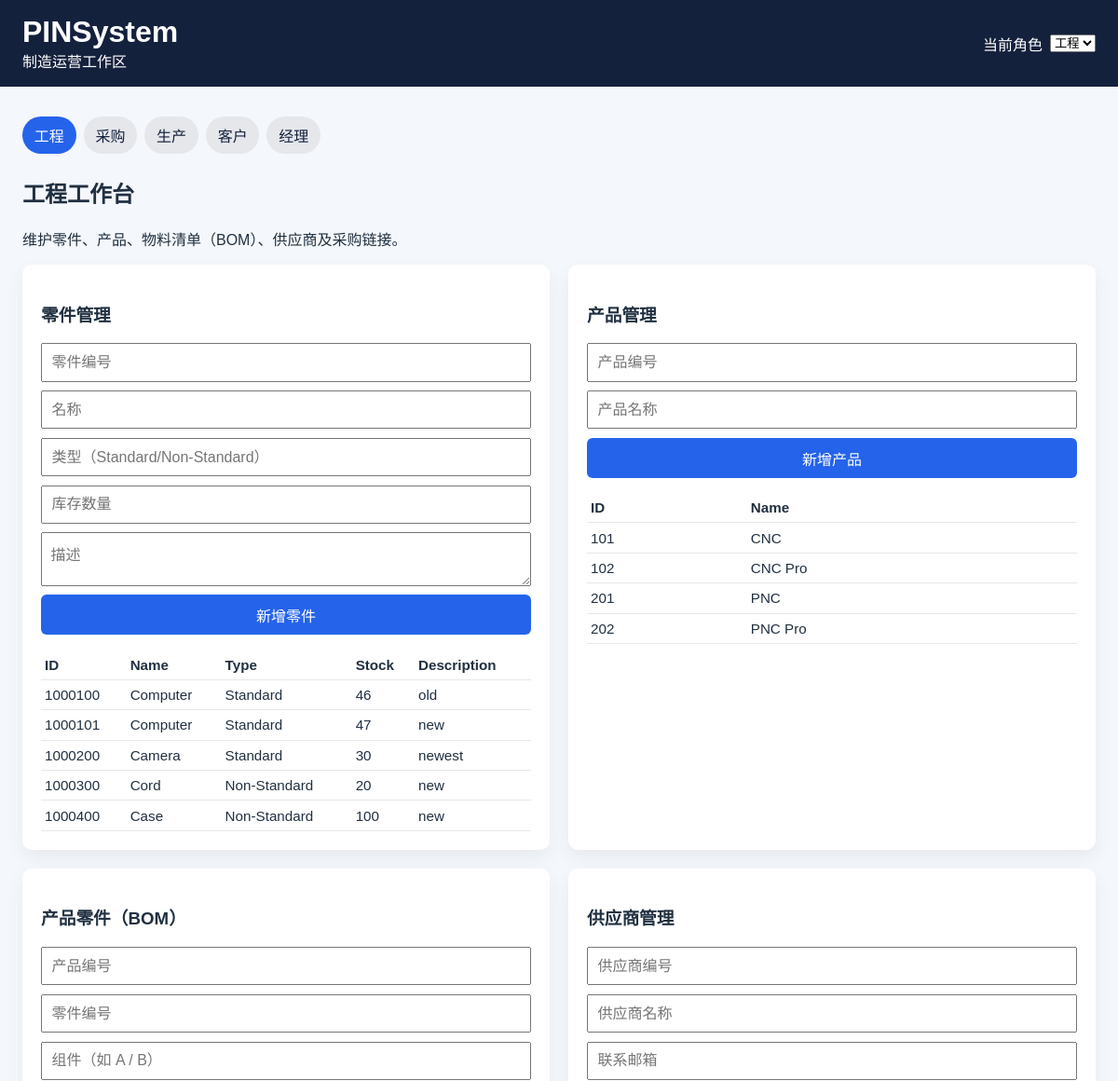
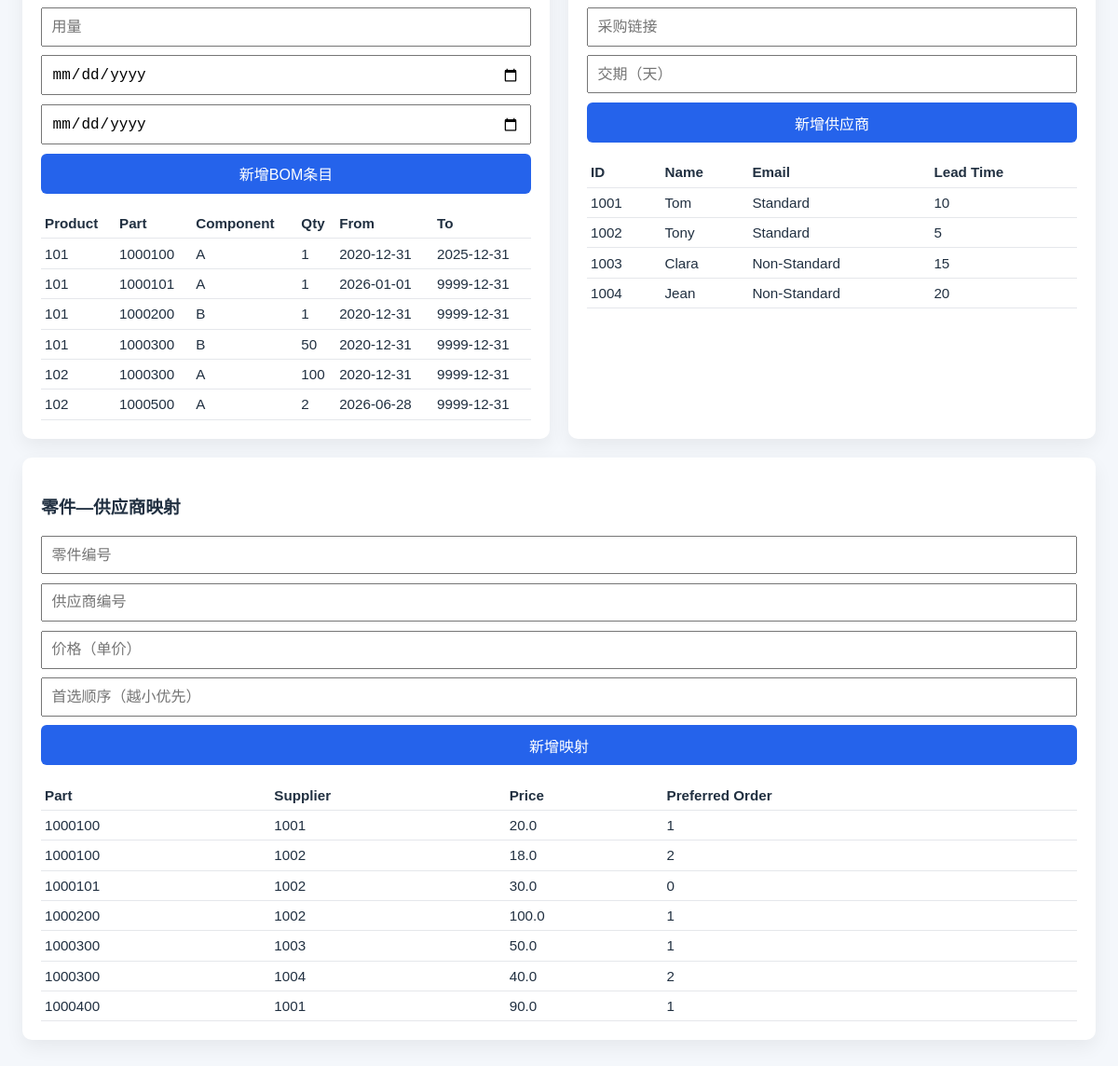
The page / on the database its author committed (2 pictures, top to bottom).
### tables this page shows
CREATE TABLE part (
            part_id INTEGER PRIMARY KEY,
            name TEXT NOT NULL,
            type TEXT NOT NULL,
            stock INTEGER NOT NULL DEFAULT 0 CHECK (stock >= 0),
            description TEXT
        );

CREATE TABLE product (
            product_id INTEGER PRIMARY KEY,
            name TEXT NOT NULL
        );

CREATE TABLE product_part (
            product_id INTEGER NOT NULL,
            part_id INTEGER NOT NULL,
            component TEXT NOT NULL,
            quantity INTEGER NOT NULL CHECK (quantity > 0),
            effective_from TEXT NOT NULL,
            effective_to TEXT NOT NULL,
            PRIMARY KEY (product_id, part_id, effective_from, effective_to),
            FOREIGN KEY (product_id) REFERENCES product(product_id),
            FOREIGN KEY (part_id) REFERENCES part(part_id)
        );

CREATE TABLE supplier (
            supplier_id INTEGER PRIMARY KEY,
            supplier_name TEXT NOT NULL,
            contact_email TEXT,
            link TEXT,
            lead_time INTEGER NOT NULL DEFAULT 0
        );

CREATE TABLE part_supplier (
            part_id INTEGER NOT NULL,
            supplier_id INTEGER NOT NULL,
            price REAL NOT NULL,
            preferred_order INTEGER NOT NULL DEFAULT 0,
            PRIMARY KEY (part_id, supplier_id),
            FOREIGN KEY (part_id) REFERENCES part(part_id),
            FOREIGN KEY (supplier_id) REFERENCES supplier(supplier_id)
        );

### app/main.py (the view)
@app.get("/")
def index(request: Request):
    role = get_role(request)
    connection = get_db()
    try:
        if role == "Engineer":
            context = build_engineer_context(connection)
            return templates.TemplateResponse(
                "engineer.html",
                {"request": request, "role": role, "roles": ROLES, **context},
            )
        if role == "Purchaser":
            selected_product_id = request.query_params.get("product_id")
            selected_product_id = int(selected_product_id) if selected_product_id else None
            context = build_purchaser_context(connection, selected_product_id=selected_product_id)
            return templates.TemplateResponse(
                "purchaser.html",
                {"request": request, "role": role, "roles": ROLES, **context},
            )
        if role == "Production":
            selected_product_id = request.query_params.get("product_id")
            selected_product_id = int(selected_product_id) if selected_product_id else None
            orders = connection.execute(
                "SELECT co.product_id, co.customer_id, co.order_date, p.name AS product_name FROM current_order co JOIN product p ON p.product_id = co.product_id ORDER BY co.order_date DESC"
            ).fetchall()
            selected_order = None
            component_groups = []
            if selected_product_id is not None:
                selected_order = connection.execute(
                    "SELECT co.product_id, p.name AS product_name, co.customer_id, co.order_date FROM current_order co JOIN product p ON p.product_id = co.product_id WHERE co.product_id = ?",
                    (selected_product_id,),
                ).fetchone()
                if selected_order is not None:
                    order_date = selected_order["order_date"]
                    grouped_rows = connection.execute(
                        "SELECT pp.component, pp.quantity, pp.part_id, p.name AS part_name, p.stock FROM product_part pp JOIN part p ON p.part_id = pp.part_id WHERE pp.product_id = ? AND ? BETWEEN pp.effective_from AND pp.effective_to ORDER BY pp.component, pp.part_id",
                        (selected_product_id, order_date),
                    ).fetchall()
                    grouped = {}
                    for row in grouped_rows:
                        grouped.setdefault(row["component"], []).append({
                            "part_id": row["part_id"],
                            "part_name": row["part_name"],
                            "quantity": row["quantity"],
                            "stock": row["stock"],
                        })
                    component_groups = [{"component": key, "items": value} for key, value in grouped.items()]
            return templates.TemplateResponse(
                "production.html",
                {
                    "request": request,
                    "role": role,
                    "roles": ROLES,
                    "orders": orders,
                    "selected_order": selected_order,
                    "component_groups": component_groups,
                },
            )
        if role == "Client":
            products = connection.execute("SELECT * FROM product ORDER BY product_id").fetchall()
            return templates.TemplateResponse(
                "client.html",
                {"request": request, "role": role, "roles": ROLES, "products": products},
            )
        if role == "Manager":
            progress_entries = connection.execute(
                "SELECT * FROM production_progress ORDER BY created_at DESC"
            ).fetchall()
            low_stock_parts = connection.execute(
                "SELECT * FROM part WHERE stock <= 10 ORDER BY stock ASC"
            ).fetchall()
            return templates.TemplateResponse(
                "manager.html",
                {
                    "request": request,
                    "role": role,
                    "roles": ROLES,
                    "progress_entries": progress_entries,
                    "low_stock_parts": low_stock_parts,
                },
            )
        counts = get_counts(connection)
        return templates.TemplateResponse(
            "index.html",
            {"request": request, "role": role, "roles": ROLES, "counts": counts},
        )
    finally:
        connection.close()

### app/templates/engineer.html
{% extends "base.html" %}
{% block content %}
<section class="hero">
  <h2>工程工作台</h2>
  <p>维护零件、产品、物料清单（BOM）、供应商及采购链接。</p>
</section>
<section class="grid two-col">
  <div class="panel">
    <h3>零件管理</h3>
    <form method="post" action="/engineer/part" class="stacked-form">
      <input type="text" name="part_id" placeholder="零件编号" required />
      <input type="text" name="name" placeholder="名称" required />
      <input type="text" name="type" placeholder="类型（Standard/Non-Standard）" required />
      <input type="number" name="stock" placeholder="库存数量" min="0" required />
      <textarea name="description" placeholder="描述"></textarea>
      <button type="submit">新增零件</button>
    </form>
    <table>
      <thead>
        <tr><th>ID</th><th>Name</th><th>Type</th><th>Stock</th><th>Description</th></tr>
      </thead>
      <tbody>
        {% for part in parts %}
        <tr>
          <td>{{ part.part_id }}</td>
          <td>{{ part.name }}</td>
          <td>{{ part.type }}</td>
          <td>{{ part.stock }}</td>
          <td>{{ part.description }}</td>
        </tr>
        {% endfor %}
      </tbody>
    </table>
  </div>
  <div class="panel">
    <h3>产品管理</h3>
    <form method="post" action="/engineer/product" class="stacked-form">
      <input type="text" name="product_id" placeholder="产品编号" required />
      <input type="text" name="name" placeholder="产品名称" required />
      <button type="submit">新增产品</button>
    </form>
    <table>
      <thead>
        <tr><th>ID</th><th>Name</th></tr>
      </thead>
      <tbody>
        {% for product in products %}
        <tr><td>{{ product.product_id }}</td><td>{{ product.name }}</td></tr>
        {% endfor %}
      </tbody>
    </table>
  </div>
</section>
<section class="grid two-col">
  <div class="panel">
    <h3>产品零件（BOM）</h3>
    <form method="post" action="/engineer/product-part" class="stacked-form">
      <input type="text" name="product_id" placeholder="产品编号" required />
      <input type="text" name="part_id" placeholder="零件编号" required />
      <input type="text" name="component" placeholder="组件（如 A / B）" required />
      <input type="number" name="quantity" placeholder="用量" min="1" required />
      <input type="date" name="effective_from" placeholder="生效日期（起）" required />
      <input type="date" name="effective_to" placeholder="生效日期（止）" required />
      <button type="submit">新增BOM条目</button>
    </form>
    <table>
      <thead>
        <tr><th>Product</th><th>Part</th><th>Component</th><th>Qty</th><th>From</th><th>To</th></tr>
      </thead>
      <tbody>
        {% for row in product_parts %}
        <tr>
          <td>{{ row.product_id }}</td>
          <td>{{ row.part_id }}</td>
          <td>{{ row.component }}</td>
          <td>{{ row.quantity }}</td>
          <td>{{ row.effective_from }}</td>
          <td>{{ row.effective_to }}</td>
        </tr>
        {% endfor %}
      </tbody>
    </table>
  </div>
  <div class="panel">
    <h3>供应商管理</h3>
    <form method="post" action="/engineer/supplier" class="stacked-form">
      <input type="text" name="supplier_id" placeholder="供应商编号" required />
      <input type="text" name="supplier_name" placeholder="供应商名称" required />
      <input type="email" name="contact_email" placeholder="联系邮箱" />
      <input type="text" name="link" placeholder="采购链接" />
      <input type="number" name="lead_time" placeholder="交期（天）" min="0" required />
      <button type="submit">新增供应商</button>
    </form>
    <table>
      <thead>
        <tr><th>ID</th><th>Name</th><th>Email</th><th>Lead Time</th></tr>
      </thead>
      <tbody>
        {% for supplier in suppliers %}
        <tr>
          <td>{{ supplier.supplier_id }}</td>
          <td>{{ supplier.supplier_name }}</td>
          <td>{{ supplier.contact_email }}</td>
          <td>{{ supplier.lead_time }}</td>
        </tr>
        {% endfor %}
      </tbody>
    </table>
  </div>
</section>
<section class="panel">
  <h3>零件—供应商映射</h3>
  <form method="post" action="/engineer/part-supplier" class="stacked-form">
    <input type="text" name="part_id" placeholder="零件编号" required />
    <input type="text" name="supplier_id" placeholder="供应商编号" required />
    <input type="number" name="price" placeholder="价格（单价）" step="0.01" required />
    <input type="number" name="preferred_order" placeholder="首选顺序（越小优先）" min="0" required />
    <button type="submit">新增映射</button>
  </form>
  <table>
    <thead>
      <tr><th>Part</th><th>Supplier</th><th>Price</th><th>Preferred Order</th></tr>
    </thead>
    <tbody>
      {% for row in part_suppliers %}
      <tr>
        <td>{{ row.part_id }}</td>
        <td>{{ row.supplier_id }}</td>
        <td>{{ row.price }}</td>
        <td>{{ row.preferred_order }}</td>
      </tr>
      {% endfor %}
    </tbody>
  </table>
</section>
{% endblock %}

### app/templates/base.html (shortened to what this page needs)
<!DOCTYPE html>
<html lang="en">
  <head>
    <link rel="stylesheet" href="/static/styles.css" />
  </head>
  <body>
    <header class="topbar">
      <div>
        <h1>PINSystem</h1>
        <p>制造运营工作区</p>
      </div>
      <form method="get" action="/" class="role-switcher">
        <label for="role">当前角色</label>
        <select id="role" name="role" onchange="this.form.submit()">
          {% set role_map = {'Engineer':'工程','Purchaser':'采购','Production':'生产','Client':'客户','Manager':'经理'} %}
          {% for role_option in roles %}
          <option value="{{ role_option }}" {% if role == role_option %}selected{% endif %}>{{ role_map[role_option] }}</option>
          {% endfor %}
        </select>
      </form>
    </header>
    <main>
      <nav class="nav-links">
        {% set role_map = {'Engineer':'工程','Purchaser':'采购','Production':'生产','Client':'客户','Manager':'经理'} %}
        {% for role_option in roles %}
        <a href="/?role={{ role_option }}" class="pill {% if role == role_option %}active{% endif %}">{{ role_map[role_option] }}</a>
        {% endfor %}
      </nav>
      {% block content %}{% endblock %}
    </main>
  </body>
</html>

### app/static/styles.css (style rules this page uses)
body { font-family: Arial, sans-serif; margin: 0; background: #f4f7fb; color: #213041; }
.topbar { display: flex; justify-content: space-between; align-items: center; padding: 1rem 1.5rem; background: #14213d; color: white; }
.topbar h1, .topbar p { margin: 0; }
.role-switcher { display: flex; gap: 0.5rem; align-items: center; }
main { max-width: 1200px; margin: 0 auto; padding: 2rem 1.5rem 3rem; }
.nav-links { display: flex; flex-wrap: wrap; gap: 0.5rem; margin-bottom: 1.5rem; }
.pill { padding: 0.5rem 0.8rem; border-radius: 999px; background: #e5e7eb; text-decoration: none; color: #14213d; }
.pill.active { background: #2563eb; color: white; }
.hero { margin-bottom: 1rem; }
.cards article, .panel, .sourcing-card { background: white; border-radius: 10px; padding: 1.25rem; box-shadow: 0 8px 20px rgba(0, 0, 0, 0.06); }
.grid { display: grid; gap: 1.25rem; }
.two-col { grid-template-columns: repeat(auto-fit, minmax(320px, 1fr)); margin-bottom: 1.25rem; }
.stacked-form { display: flex; flex-direction: column; gap: 0.6rem; margin-bottom: 1rem; }
.stacked-form input, .stacked-form select, .stacked-form textarea, .stacked-form button { padding: 0.6rem; font-size: 1rem; }
button { background: #2563eb; color: white; border: none; border-radius: 6px; cursor: pointer; }
table { width: 100%; border-collapse: collapse; font-size: 0.95rem; }
th, td { border-bottom: 1px solid #e5e7eb; padding: 0.45rem 0.25rem; text-align: left; }

### rows shown on the page
part: part_id "1000100", name "Computer", type "Standard", stock "46", description "old"
part: part_id "1000101", name "Computer", type "Standard", stock "47", description "new"
part: part_id "1000200", name "Camera", type "Standard", stock "30", description "newest"
part: part_id "1000300", name "Cord", type "Non-Standard", stock "20", description "new"
part: part_id "1000400", name "Case", type "Non-Standard", stock "100", description "new"
product: product_id "101", name "CNC"
product: product_id "102", name "CNC Pro"
product: product_id "201", name "PNC"
product: product_id "202", name "PNC Pro"
product_part: product_id "101", part_id "1000100", component "A", quantity "1", effective_from "2020-12-31", effective_to "2025-12-31"
product_part: product_id "101", part_id "1000101", component "A", quantity "1", effective_from "2026-01-01", effective_to "9999-12-31"
product_part: product_id "101", part_id "1000200", component "B", quantity "1", effective_from "2020-12-31", effective_to "9999-12-31"
product_part: product_id "101", part_id "1000300", component "B", quantity "50", effective_from "2020-12-31", effective_to "9999-12-31"
product_part: product_id "102", part_id "1000300", component "A", quantity "100", effective_from "2020-12-31", effective_to "9999-12-31"
product_part: product_id "102", part_id "1000500", component "A", quantity "2", effective_from "2026-06-28", effective_to "9999-12-31"
supplier: supplier_id "1001", supplier_name "Tom", contact_email "Standard", lead_time "10"
supplier: supplier_id "1002", supplier_name "Tony", contact_email "Standard", lead_time "5"
supplier: supplier_id "1003", supplier_name "Clara", contact_email "Non-Standard", lead_time "15"
supplier: supplier_id "1004", supplier_name "Jean", contact_email "Non-Standard", lead_time "20"
part_supplier: part_id "1000100", supplier_id "1001", price "20.0", preferred_order "1"
part_supplier: part_id "1000100", supplier_id "1002", price "18.0", preferred_order "2"
part_supplier: part_id "1000101", supplier_id "1002", price "30.0", preferred_order "0"
part_supplier: part_id "1000200", supplier_id "1002", price "100.0", preferred_order "1"
part_supplier: part_id "1000300", supplier_id "1003", price "50.0", preferred_order "1"
part_supplier: part_id "1000300", supplier_id "1004", price "40.0", preferred_order "2"
part_supplier: part_id "1000400", supplier_id "1001", price "90.0", preferred_order "1"

### other values the page prints
{{ role_map[role_option] }} "工程" "采购" "生产" "客户" "经理"
form field role "工程"
